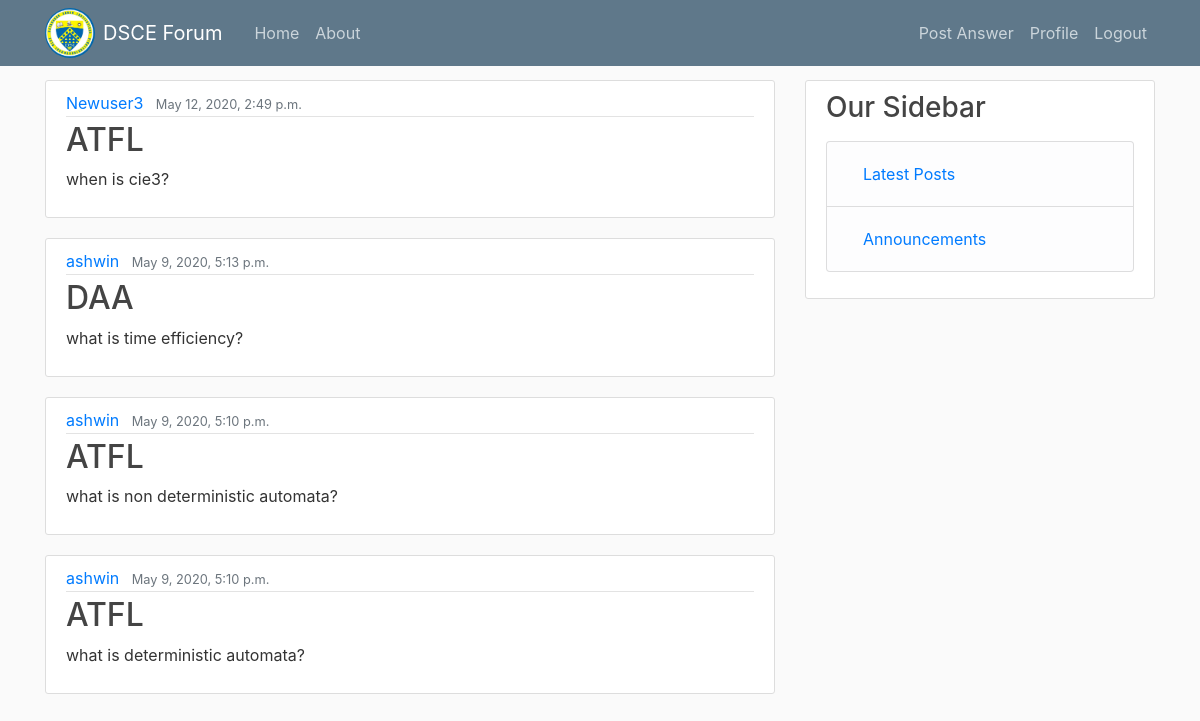
The app's page / (signed in) with its own data.
### student_home/models.py (models this page shows, shortened)
class Question(models.Model):
    poster = models.ForeignKey(User, on_delete=models.CASCADE)
    subject = models.CharField(max_length=15)
    question_text = models.TextField()
    date_posted = models.DateTimeField(default=timezone.now)
    class Meta:
        permissions = [
            ("can_update", "Can update questions"),
        ]

### student_home/views.py (the view)
# urls.py: path('', PostListView.as_view() ,name='student_home'),
class PostListView(ListView):
    model = Question
    template_name = 'student_home/student-home.html'
    context_object_name = 'posts'
    ordering = ['-date_posted']
    paginate_by = 4

### student_home/templates/student_home/student-home.html
{% extends "student_home/base.html" %}
{% block content %}
    {% for post in posts %}
    <article class="media content-section">
        <div class="media-body">
          <div class="article-metadata">
            <a class="mr-2" href="#">{{ post.poster }}</a>
            <small class="text-muted">{{ post.date_posted }}</small>
          </div>
          <h2><a class="article-title" href="#">{{ post.subject }}</a></h2>
          <p class="article-content">{{ post.question_text }}</p>
        </div>
      </article>
      {% endfor %}
{% endblock %}

### student_home/static/student_home/main.css (style rules this page uses)
body { background: #fafafa; color: #333333; margin-top: 5rem; }
h1, h2, h3, h4, h5, h6 { color: #444444; }
.content-section { background: #ffffff; padding: 10px 20px; border: 1px solid #dddddd; border-radius: 3px; margin-bottom: 20px; }
.article-title { color: #444444; }
.article-content { white-space: pre-line; }
.article-metadata { padding-bottom: 1px; margin-bottom: 4px; border-bottom: 1px solid #e3e3e3 }

### records on screen
Question: poster "Newuser3", date_posted "May 12, 2020, 2:49 p.m.", subject "ATFL", question_text "when is cie3?"
Question: poster "ashwin", date_posted "May 9, 2020, 5:13 p.m.", subject "DAA", question_text "what is time efficiency?"
Question: poster "ashwin", date_posted "May 9, 2020, 5:10 p.m.", subject "ATFL", question_text "what is non deterministic automata?"
Question: poster "ashwin", date_posted "May 9, 2020, 5:10 p.m.", subject "ATFL", question_text "what is deterministic automata?"
